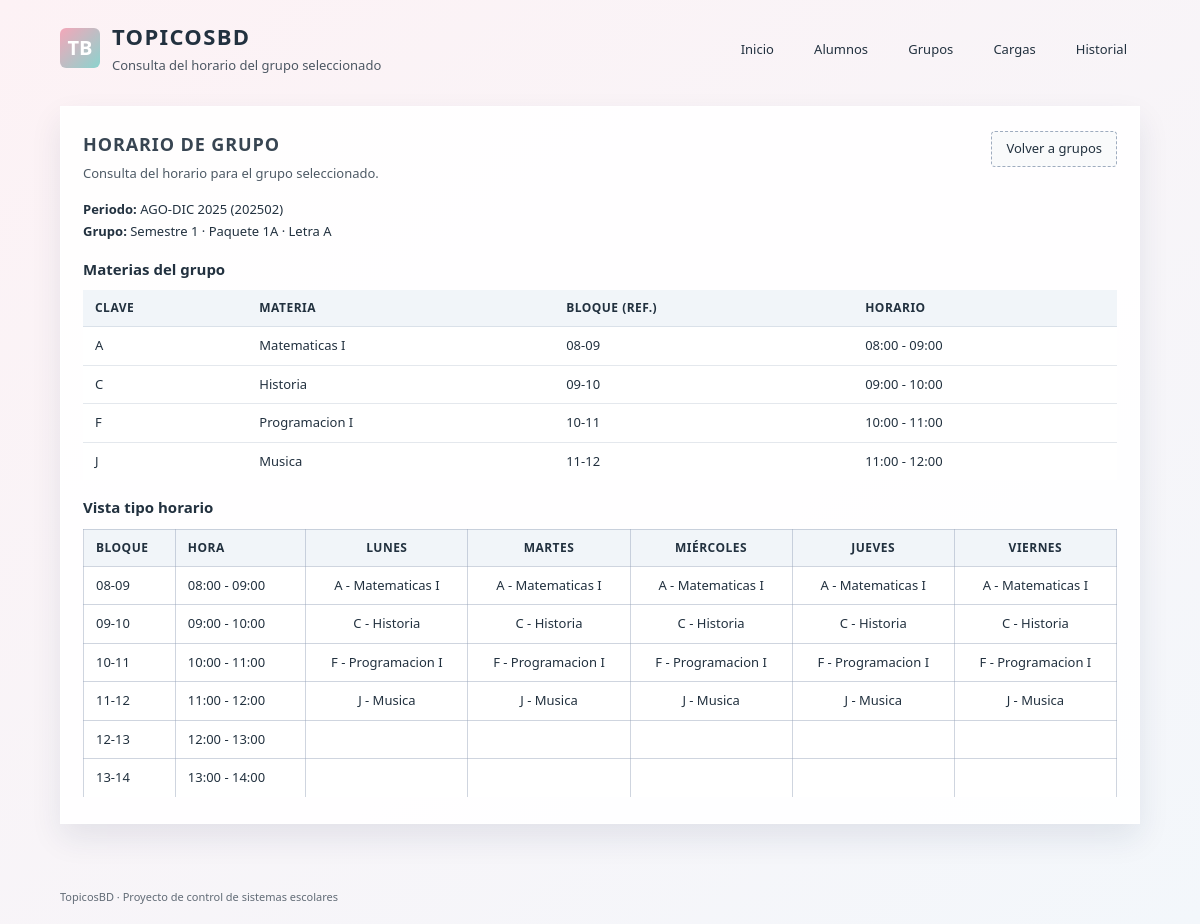
/index.php?m=grupos&a=schedule&id_grupo=1, run on the app's committed database.
### tables this page shows
CREATE TABLE grupo (
    id_grupo    INT NOT NULL AUTO_INCREMENT,
    id_periodo  CHAR(6) NOT NULL,
    semestre    TINYINT NOT NULL,
    paquete     CHAR(2) NOT NULL,
    letra_grupo CHAR(1) NOT NULL,
    PRIMARY KEY (id_grupo),
    CONSTRAINT fk_grupo_periodo
        FOREIGN KEY (id_periodo) REFERENCES periodo_lectivo(id_periodo),
    CONSTRAINT fk_grupo_semestre
        FOREIGN KEY (semestre) REFERENCES semestre(semestre),
    CONSTRAINT uq_grupo UNIQUE (id_periodo, semestre, paquete, letra_grupo)
);

CREATE TABLE periodo_lectivo (
    id_periodo   CHAR(6)  NOT NULL,
    anio         SMALLINT NOT NULL,
    ciclo        CHAR(2)  NOT NULL,
    descripcion  VARCHAR(50) NOT NULL,
    fecha_inicio DATE      NULL,
    fecha_fin    DATE      NULL,
    PRIMARY KEY (id_periodo),
    CONSTRAINT ck_periodo_ciclo CHECK (ciclo = '02')    
);

CREATE TABLE grupo_materia (
    id_grupo_materia INT NOT NULL AUTO_INCREMENT,
    id_grupo         INT     NOT NULL,
    clave_materia    CHAR(2) NOT NULL,
    id_bloque_lun    TINYINT NOT NULL,
    id_bloque_mar    TINYINT NOT NULL,
    id_bloque_mie    TINYINT NOT NULL,
    id_bloque_jue    TINYINT NULL,
    id_bloque_vie    TINYINT NULL,
    PRIMARY KEY (id_grupo_materia),
    CONSTRAINT fk_gm_grupo
        FOREIGN KEY (id_grupo) REFERENCES grupo(id_grupo),
    CONSTRAINT fk_gm_materia
        FOREIGN KEY (clave_materia) REFERENCES materia(clave_materia),
    CONSTRAINT fk_gm_lun  FOREIGN KEY (id_bloque_lun) REFERENCES bloque_horario(id_bloque),
    CONSTRAINT fk_gm_mar  FOREIGN KEY (id_bloque_mar) REFERENCES bloque_horario(id_bloque),
    CONSTRAINT fk_gm_mie  FOREIGN KEY (id_bloque_mie) REFERENCES bloque_horario(id_bloque),
    CONSTRAINT fk_gm_jue  FOREIGN KEY (id_bloque_jue) REFERENCES bloque_horario(id_bloque),
    CONSTRAINT fk_gm_vie  FOREIGN KEY (id_bloque_vie) REFERENCES bloque_horario(id_bloque),
    CONSTRAINT uq_gm UNIQUE (id_grupo, clave_materia)
);

CREATE TABLE materia (
    clave_materia CHAR(2)     NOT NULL,
    nombre        VARCHAR(80) NOT NULL,
    semestre      TINYINT     NOT NULL,
    creditos      TINYINT     NULL,
    PRIMARY KEY (clave_materia),
    CONSTRAINT fk_materia_semestre
        FOREIGN KEY (semestre) REFERENCES semestre(semestre)
);

CREATE TABLE bloque_horario (
    id_bloque   TINYINT  NOT NULL,
    hora_inicio TIME     NOT NULL,
    hora_fin    TIME     NOT NULL,
    etiqueta    CHAR(5)  NOT NULL,
    PRIMARY KEY (id_bloque)
);

### src/controllers/GroupController.php (called while the page is built, shortened)
<?php
require_once __DIR__ . '/../models/GroupModel.php';
class GroupController
{
    private GroupModel $groupModel;
    public function __construct()
    {
        $this->groupModel  = new GroupModel();
    }
    public function schedule(): void
    {
        $idGrupo = isset($_GET['id_grupo']) ? (int)$_GET['id_grupo'] : 0;
        $groupInfo = $this->groupModel->getGroupWithPeriod($idGrupo);
        $schedule = $this->groupModel->getSchedule($idGrupo);
        $blocks   = $this->groupModel->getAllBlocks();
        require __DIR__ . '/../views/layout/header.php';
        require __DIR__ . '/../views/groups/schedule.php';
        require __DIR__ . '/../views/layout/footer.php';
    }
}

### src/models/GroupModel.php (called while the page is built, shortened)
<?php
class GroupModel
{
    public function getGroupWithPeriod(int $idGrupo): ?array
    {
        $pdo = db();
        $sql = "SELECT
                    g.id_grupo,
                    g.id_periodo,
                    g.semestre,
                    g.paquete,
                    g.letra_grupo,
                    p.descripcion AS desc_periodo,
                    p.anio,
                    p.ciclo
                FROM grupo g
                JOIN periodo_lectivo p ON p.id_periodo = g.id_periodo
                WHERE g.id_grupo = :g";
        $stmt = $pdo->prepare($sql);
        $stmt->execute([':g' => $idGrupo]);
        $row = $stmt->fetch();
        return $row ?: null;
    }
    public function getSchedule(int $idGrupo): array
    {
        $pdo = db();
        $sql = "
            SELECT
                gm.id_grupo_materia,
                gm.clave_materia,
                m.nombre AS materia,
                gm.id_bloque_lun,
                gm.id_bloque_mar,
                gm.id_bloque_mie,
                gm.id_bloque_jue,
                gm.id_bloque_vie
            FROM grupo_materia gm
            JOIN materia m ON m.clave_materia = gm.clave_materia
            WHERE gm.id_grupo = :g
            ORDER BY m.clave_materia
        ";
        $stmt = $pdo->prepare($sql);
        $stmt->execute([':g' => $idGrupo]);
        return $stmt->fetchAll();
    }
    public function getAllBlocks(): array
    {
        $pdo = db();
        $sql = "SELECT id_bloque, hora_inicio, hora_fin, etiqueta
                FROM bloque_horario
                ORDER BY hora_inicio";
        $stmt = $pdo->query($sql);
        return $stmt->fetchAll();
    }
}

### src/views/groups/schedule.php (the view, shortened to what this page needs)
<?php
if (!function_exists('tb_render_cell_list')) {
    function tb_render_cell_list(array $list): string
    {
        if (empty($list)) {
            return '';
        }
        $items = [];
        foreach ($list as $item) {
            $items[] = htmlspecialchars($item, ENT_QUOTES, 'UTF-8');
        }
        return implode('<br>', $items);
    }
}
?>
<section class="tb-section">
    <div class="tb-section-header">
        <div>
            <h2 class="tb-section-title">Horario de grupo</h2>
            <p class="tb-section-subtitle">
                Consulta del horario para el grupo seleccionado.
            </p>
        </div>
        <div>
            <a href="index.php?m=grupos&a=index" class="tb-btn tb-btn-outline">Volver a grupos</a>
        </div>
    </div>
    <div class="tb-group-info">
        <p>
            <strong>Periodo:</strong>
            <?= htmlspecialchars($groupInfo['desc_periodo'], ENT_QUOTES, 'UTF-8') ?>
            (<?= htmlspecialchars($groupInfo['id_periodo'], ENT_QUOTES, 'UTF-8') ?>)
        </p>
        <p>
            <strong>Grupo:</strong>
            Semestre <?= htmlspecialchars((string)$groupInfo['semestre'], ENT_QUOTES, 'UTF-8') ?>
            · Paquete <?= htmlspecialchars($groupInfo['paquete'], ENT_QUOTES, 'UTF-8') ?>
            · Letra <?= htmlspecialchars($groupInfo['letra_grupo'], ENT_QUOTES, 'UTF-8') ?>
        </p>
    </div>
    <?php if (empty($schedule)): ?>
        <p>Este grupo aún no tiene materias ni horarios asignados.</p>
    <?php else: ?>
        <?php
        $blockMap = [];
        foreach ($blocks as $b) {
            $blockMap[(int)$b['id_bloque']] = $b;
        }
        ?>
        <h3 class="tb-groups-title">Materias del grupo</h3>
        <div class="tb-table-wrapper">
            <table class="tb-table">
                <thead>
                <tr>
                    <th>Clave</th>
                    <th>Materia</th>
                    <th>Bloque (ref.)</th>
                    <th>Horario</th>
                </tr>
                </thead>
                <tbody>
                <?php foreach ($schedule as $fila): ?>
                    <?php
                    $idBloqueRef = isset($fila['id_bloque_lun']) ? (int)$fila['id_bloque_lun'] : 0;
                    $bloque      = $blockMap[$idBloqueRef] ?? null;
                    $etiqueta    = $bloque['etiqueta'] ?? '';
                    $hora        = '';
                    if ($bloque) {
                        $hora = sprintf(
                            '%s - %s',
                            substr((string)$bloque['hora_inicio'], 0, 5),
                            substr((string)$bloque['hora_fin'], 0, 5)
                        );
                    }
                    ?>
                    <tr>
                        <td><?= htmlspecialchars($fila['clave_materia'], ENT_QUOTES, 'UTF-8') ?></td>
                        <td><?= htmlspecialchars($fila['materia'], ENT_QUOTES, 'UTF-8') ?></td>
                        <td><?= htmlspecialchars($etiqueta, ENT_QUOTES, 'UTF-8') ?></td>
                        <td><?= htmlspecialchars($hora, ENT_QUOTES, 'UTF-8') ?></td>
                    </tr>
                <?php endforeach; ?>
                </tbody>
            </table>
        </div>
        <h3 class="tb-groups-title">Vista tipo horario</h3>
        <?php
        $grid = [];
        foreach ($blocks as $b) {
            $idB = (int)$b['id_bloque'];
            $grid[$idB] = [
                'info' => $b,
                'LUN'  => [],
                'MAR'  => [],
                'MIE'  => [],
                'JUE'  => [],
                'VIE'  => [],
            ];
        }
        foreach ($schedule as $fila) {
            $materiaTexto = $fila['clave_materia'] . ' - ' . $fila['materia'];
            if (!empty($fila['id_bloque_lun'])) {
                $idB = (int)$fila['id_bloque_lun'];
                if (isset($grid[$idB])) {
                    $grid[$idB]['LUN'][] = $materiaTexto;
                }
            }
            if (!empty($fila['id_bloque_mar'])) {
                $idB = (int)$fila['id_bloque_mar'];
                if (isset($grid[$idB])) {
                    $grid[$idB]['MAR'][] = $materiaTexto;
                }
            }
            if (!empty($fila['id_bloque_mie'])) {
                $idB = (int)$fila['id_bloque_mie'];
                if (isset($grid[$idB])) {
                    $grid[$idB]['MIE'][] = $materiaTexto;
                }
            }
            if (!empty($fila['id_bloque_jue'])) {
                $idB = (int)$fila['id_bloque_jue'];
                if (isset($grid[$idB])) {
                    $grid[$idB]['JUE'][] = $materiaTexto;
                }
            }
            if (!empty($fila['id_bloque_vie'])) {
                $idB = (int)$fila['id_bloque_vie'];
                if (isset($grid[$idB])) {
                    $grid[$idB]['VIE'][] = $materiaTexto;
                }
            }
        }
        ?>
        <div class="tb-table-wrapper">
            <table class="tb-table tb-table-schedule">
                <thead>
                <tr>
                    <th>Bloque</th>
                    <th>Hora</th>
                    <th data-day="LUN">Lunes</th>
                    <th data-day="MAR">Martes</th>
                    <th data-day="MIE">Miércoles</th>
                    <th data-day="JUE">Jueves</th>
                    <th data-day="VIE">Viernes</th>
                </tr>
                </thead>
                <tbody>
                <?php foreach ($grid as $filaBloque): ?>
                    <?php
                    $info = $filaBloque['info'];
                    $horaStr = sprintf(
                        '%s - %s',
                        substr((string)$info['hora_inicio'], 0, 5),
                        substr((string)$info['hora_fin'], 0, 5)
                    );
                    ?>
                    <tr>
                        <td><?= htmlspecialchars($info['etiqueta'], ENT_QUOTES, 'UTF-8') ?></td>
                        <td><?= htmlspecialchars($horaStr, ENT_QUOTES, 'UTF-8') ?></td>
                        <td data-day="LUN"><?= tb_render_cell_list($filaBloque['LUN']) ?></td>
                        <td data-day="MAR"><?= tb_render_cell_list($filaBloque['MAR']) ?></td>
                        <td data-day="MIE"><?= tb_render_cell_list($filaBloque['MIE']) ?></td>
                        <td data-day="JUE"><?= tb_render_cell_list($filaBloque['JUE']) ?></td>
                        <td data-day="VIE"><?= tb_render_cell_list($filaBloque['VIE']) ?></td>
                    </tr>
                <?php endforeach; ?>
                </tbody>
            </table>
        </div>
    <?php endif; ?>
</section>

### assets/css/topicosbd.css (style rules this page uses)
:root { --tb-bg-top: #fdf2f5; --tb-bg-bottom: #f3f7fb; --tb-pink: #f4a7b9; --tb-teal: #8bd3ce; --tb-peach: #f8c29b; --tb-sand: #f3e2c5; --tb-ink: #22313f; --tb-card-bg: #ffffff; --tb-border-soft: rgba(19, 35, 47, 0.08); --tb-radius-card: 0px; --tb-radius-btn: 4px; --tb-radius-chip: 4px; --tb-radius-input: 4px; --tb-radius-alert: 4px; --tb-shadow-soft: 0 14px 30px rgba(24, 39, 75, 0.09); --tb-shadow-hover: 0 18px 40px rgba(15, 23, 42, 0.14); --tb-font-main: system-ui, -apple-system, BlinkMacSystemFont, "DM Sans", sans-serif; --tb-font-title: "Josefin Sans", system-ui, -apple-system, sans-serif; }
*, *::before, *::after { box-sizing: border-box; }
body.tb-body { margin: 0; min-height: 100vh; font-family: var(--tb-font-main); color: var(--tb-ink); background: linear-gradient(145deg, var(--tb-bg-top), var(--tb-bg-bottom)); line-height: 1.5; }
.tb-section { margin-top: 18px; background: rgba(255, 255, 255, 0.9); border-radius: var(--tb-radius-card); padding: 24px 22px 26px; box-shadow: var(--tb-shadow-soft); border: 1px solid rgba(255, 255, 255, 0.9); }
.tb-section-title { margin: 0; font-family: var(--tb-font-title); font-size: 18px; letter-spacing: 0.05em; text-transform: uppercase; opacity: 0.9; }
.tb-section-subtitle { margin: 6px 0 0; font-size: 13px; opacity: 0.8; }
.tb-section-header { display: flex; align-items: flex-start; justify-content: space-between; gap: 14px; margin-bottom: 16px; }
.tb-btn { display: inline-flex; align-items: center; justify-content: center; padding: 7px 14px; font-size: 13px; font-weight: 500; text-decoration: none; color: var(--tb-ink); background: #ffffff; border-radius: var(--tb-radius-btn); border: 1px solid rgba(148, 163, 184, 0.9); box-shadow: 0 2px 0 rgba(148, 163, 184, 0.7); transform: translateY(0); transition: background-color 0.12s ease-out, box-shadow 0.12s ease-out, transform 0.12s ease-out; cursor: pointer; }
.tb-btn-outline { background: #f9fafb; border-style: dashed; box-shadow: none; }
.tb-table-wrapper { width: 100%; overflow-x: auto; margin-top: 10px; }
.tb-table { width: 100%; border-collapse: collapse; font-size: 13px; background: #ffffff; border-radius: var(--tb-radius-card); overflow: hidden; }
.tb-table thead { background: #f1f5f9; }
.tb-table th, .tb-table td { padding: 9px 12px; border-bottom: 1px solid rgba(148, 163, 184, 0.25); text-align: left; }
.tb-table th { font-weight: 600; font-size: 12px; text-transform: uppercase; letter-spacing: 0.04em; }
.tb-table tr:last-child td { border-bottom: none; }
.tb-table-schedule th, .tb-table-schedule td { text-align: center; border: 1px solid rgba(148, 163, 184, 0.45); border-bottom: 1px solid rgba(148, 163, 184, 0.45); }
.tb-table-schedule th:first-child, .tb-table-schedule td:first-child { text-align: left; min-width: 70px; }
.tb-table-schedule th:nth-child(2), .tb-table-schedule td:nth-child(2) { text-align: left; min-width: 110px; }
.tb-table-schedule th[data-day], .tb-table-schedule td[data-day] { min-width: 120px; }
.tb-groups-title { margin: 16px 0 8px; font-size: 15px; }
.tb-group-info { margin-bottom: 10px; font-size: 13px; }
.tb-group-info p { margin: 3px 0; }
.tb-card, .tb-section { animation: fadeInScale 0.3s ease-out forwards; }

### data on the page
grupo: id_periodo.descripcion "AGO-DIC 2025", id_periodo "202502", semestre "1", paquete "1A", letra_grupo "A"
grupo_materia: clave_materia "A", clave_materia.nombre "Matematicas I", id_bloque_lun.etiqueta "08-09", id_bloque_lun.hora_fin "08:00 - 09:00"
grupo_materia: clave_materia "C", clave_materia.nombre "Historia", id_bloque_lun.etiqueta "09-10", id_bloque_lun.hora_fin "09:00 - 10:00"
grupo_materia: clave_materia "F", clave_materia.nombre "Programacion I", id_bloque_lun.etiqueta "10-11", id_bloque_lun.hora_fin "10:00 - 11:00"
grupo_materia: clave_materia "J", clave_materia.nombre "Musica", id_bloque_lun.etiqueta "11-12", id_bloque_lun.hora_fin "11:00 - 12:00"
bloque_horario: etiqueta "08-09", horaStr "08:00 - 09:00"
bloque_horario: etiqueta "09-10", horaStr "09:00 - 10:00"
bloque_horario: etiqueta "10-11", horaStr "10:00 - 11:00"
bloque_horario: etiqueta "11-12", horaStr "11:00 - 12:00"
bloque_horario: etiqueta "12-13", horaStr "12:00 - 13:00"
bloque_horario: etiqueta "13-14", horaStr "13:00 - 14:00"

### other printed values
implode('<br>', $items) "A - Matematicas I A - Matematicas I A - Matematicas I A - Matematicas I A - Matematicas I"
implode('<br>', $items) "C - Historia C - Historia C - Historia C - Historia C - Historia"
implode('<br>', $items) "F - Programacion I F - Programacion I F - Programacion I F - Programacion I F - Programacion I"
implode('<br>', $items) "J - Musica J - Musica J - Musica J - Musica J - Musica"
